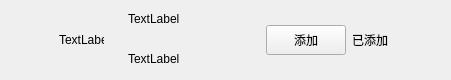
<?xml version="1.0" encoding="UTF-8"?>
<ui version="4.0">
    <class>ApplyFriendItem</class>
    <widget class="QWidget" name="ApplyFriendItem">
        <property name="geometry">
            <rect>
                <x>0</x>
                <y>0</y>
                <width>451</width>
                <height>80</height>
            </rect>
        </property>
        <property name="minimumSize">
            <size>
                <width>0</width>
                <height>80</height>
            </size>
        </property>
        <property name="maximumSize">
            <size>
                <width>16777215</width>
                <height>80</height>
            </size>
        </property>
        <property name="windowTitle">
            <string>Form</string>
        </property>
        <layout class="QHBoxLayout" name="horizontalLayout">
            <property name="spacing">
                <number>6</number>
            </property>
            <property name="leftMargin">
                <number>9</number>
            </property>
            <property name="topMargin">
                <number>0</number>
            </property>
            <property name="rightMargin">
                <number>0</number>
            </property>
            <property name="bottomMargin">
                <number>0</number>
            </property>
            <item>
                <spacer name="horizontalSpacer">
                    <property name="orientation">
                        <enum>Qt::Horizontal</enum>
                    </property>
                    <property name="sizeType">
                        <enum>QSizePolicy::Fixed</enum>
                    </property>
                    <property name="sizeHint" stdset="0">
                        <size>
                            <width>50</width>
                            <height>20</height>
                        </size>
                    </property>
                </spacer>
            </item>
            <item>
                <widget class="QLabel" name="icon_lb">
                    <property name="minimumSize">
                        <size>
                            <width>45</width>
                            <height>45</height>
                        </size>
                    </property>
                    <property name="maximumSize">
                        <size>
                            <width>45</width>
                            <height>45</height>
                        </size>
                    </property>
                    <property name="text">
                        <string>TextLabel</string>
                    </property>
                </widget>
            </item>
            <item>
                <widget class="QWidget" name="widget" native="true">
                    <layout class="QHBoxLayout" name="horizontalLayout_2">
                        <property name="topMargin">
                            <number>2</number>
                        </property>
                        <property name="bottomMargin">
                            <number>2</number>
                        </property>
                        <item>
                            <widget class="QWidget" name="widget_2" native="true">
                                <property name="minimumSize">
                                    <size>
                                        <width>0</width>
                                        <height>0</height>
                                    </size>
                                </property>
                                <property name="maximumSize">
                                    <size>
                                        <width>16777215</width>
                                        <height>16777215</height>
                                    </size>
                                </property>
                                <layout class="QVBoxLayout" name="verticalLayout">
                                    <property name="spacing">
                                        <number>10</number>
                                    </property>
                                    <property name="topMargin">
                                        <number>2</number>
                                    </property>
                                    <property name="bottomMargin">
                                        <number>2</number>
                                    </property>
                                    <item>
                                        <widget class="QLabel" name="user_name_lb">
                                            <property name="minimumSize">
                                                <size>
                                                    <width>100</width>
                                                    <height>30</height>
                                                </size>
                                            </property>
                                            <property name="maximumSize">
                                                <size>
                                                    <width>200</width>
                                                    <height>30</height>
                                                </size>
                                            </property>
                                            <property name="text">
                                                <string>TextLabel</string>
                                            </property>
                                        </widget>
                                    </item>
                                    <item>
                                        <widget class="QLabel" name="user_chat_lb">
                                            <property name="minimumSize">
                                                <size>
                                                    <width>100</width>
                                                    <height>30</height>
                                                </size>
                                            </property>
                                            <property name="maximumSize">
                                                <size>
                                                    <width>500</width>
                                                    <height>30</height>
                                                </size>
                                            </property>
                                            <property name="text">
                                                <string>TextLabel</string>
                                            </property>
                                        </widget>
                                    </item>
                                </layout>
                            </widget>
                        </item>
                        <item>
                            <widget class="ClickedBtn" name="addBtn">
                                <property name="minimumSize">
                                    <size>
                                        <width>80</width>
                                        <height>30</height>
                                    </size>
                                </property>
                                <property name="maximumSize">
                                    <size>
                                        <width>80</width>
                                        <height>30</height>
                                    </size>
                                </property>
                                <property name="text">
                                    <string>添加</string>
                                </property>
                            </widget>
                        </item>
                        <item>
                            <widget class="QLabel" name="already_add_lb">
                                <property name="minimumSize">
                                    <size>
                                        <width>40</width>
                                        <height>0</height>
                                    </size>
                                </property>
                                <property name="maximumSize">
                                    <size>
                                        <width>40</width>
                                        <height>16777215</height>
                                    </size>
                                </property>
                                <property name="text">
                                    <string>已添加</string>
                                </property>
                            </widget>
                        </item>
                        <item>
                            <spacer name="horizontalSpacer_2">
                                <property name="orientation">
                                    <enum>Qt::Horizontal</enum>
                                </property>
                                <property name="sizeType">
                                    <enum>QSizePolicy::Fixed</enum>
                                </property>
                                <property name="sizeHint" stdset="0">
                                    <size>
                                        <width>50</width>
                                        <height>20</height>
                                    </size>
                                </property>
                            </spacer>
                        </item>
                    </layout>
                </widget>
            </item>
        </layout>
    </widget>
    <customwidgets>
        <customwidget>
            <class>ClickedBtn</class>
            <extends>QPushButton</extends>
            <header>clickedbtn.h</header>
        </customwidget>
    </customwidgets>
    <resources/>
    <connections/>
</ui>
